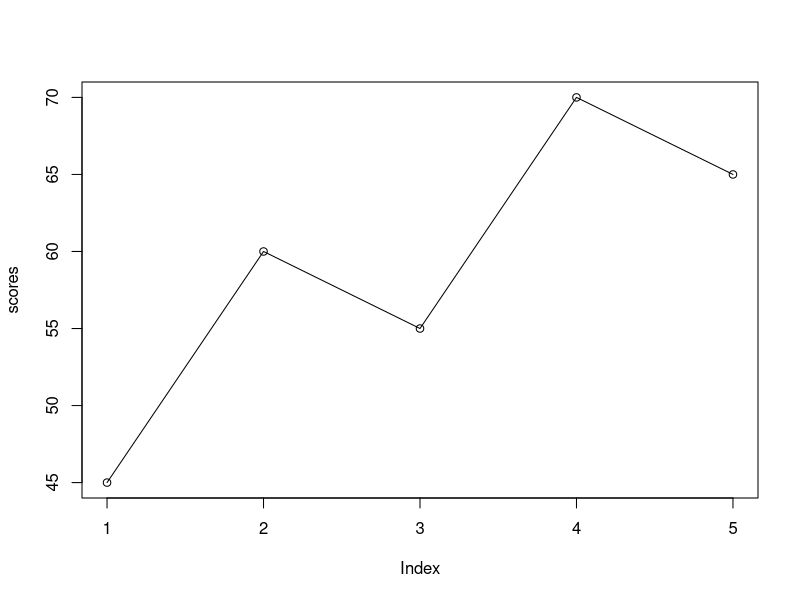
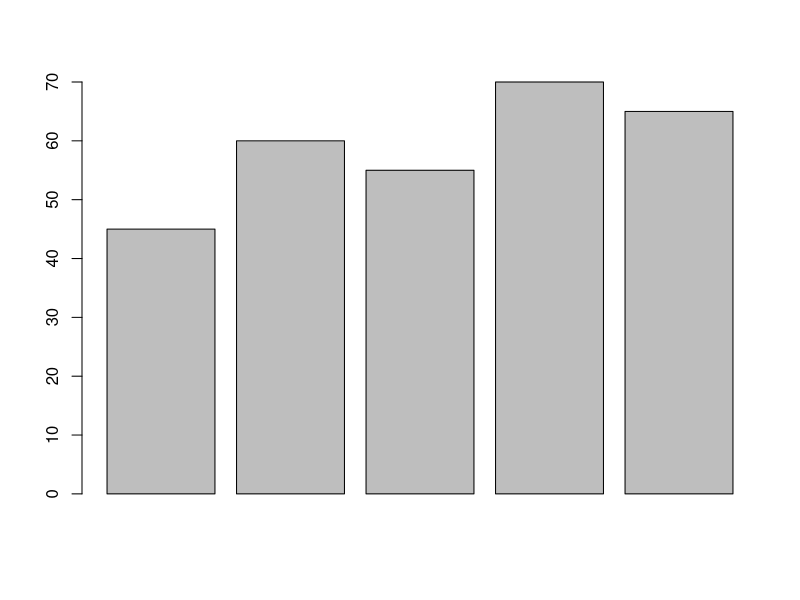
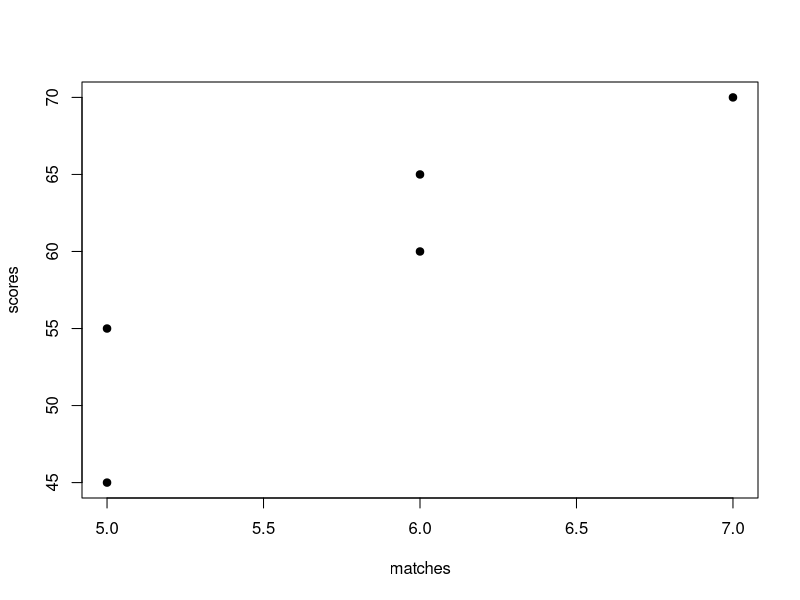

Write the R code that produced these figures, in order.
scores<-c(45,60,55,70,65)
plot(scores,type="o")

barplot(scores)

matches<-c(5,6,5,7,6)
plot(matches,scores,pch=19)

data.frame(matches,scores)
